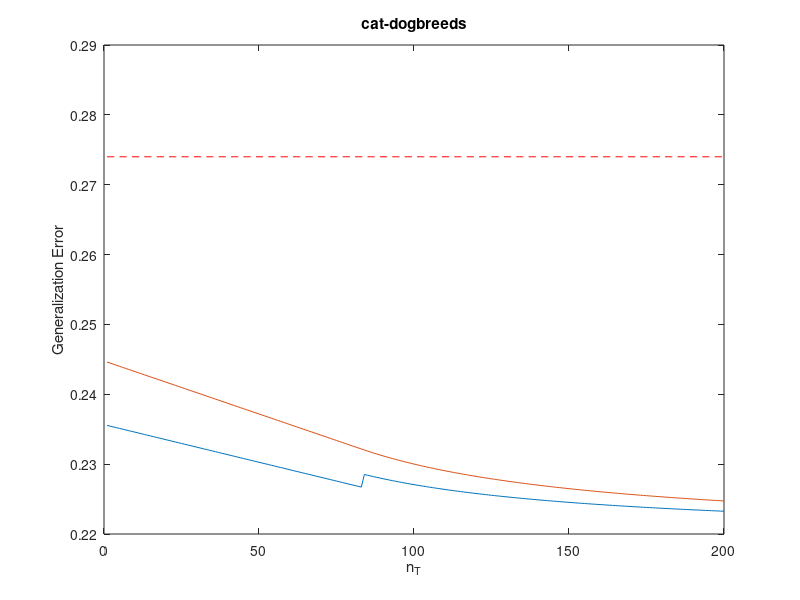

Write the MATLAB code that produced this figure.

%%%% r_S=.86, sigma^2_min(V)=.048, r_T = 0.14, RANK=1620
yout1=zeros(200,2); %yout_1: crude lower bound
yout2=zeros(200,2); %precise lower bound
upper1=zeros(200,2);
upper1(:,2)=.274;
for i=1:83
    y=5*.2095^2+.25*.048*11.62^2*.01*[1-.8*.14*i*11.62^2/(.2095^2*(1620*32-1))];
    y2=5*.2095^2+.25*.048*(11.62/8)^2*[1-(i*.14*11.62^2/(2*.2095^2)+log(2))/(1620*32*log(2))];
    %xx=i-50;
    i
    yout1(i,2)=y;
    yout1(i,1)=i;
    upper1(i,1)=i;
    yout2(i,2)=y2;
    yout2(i,1)=i;
    %yconst(xx,2)=gg2(xx);
    %yconst(xx,1)=i;
    %xx=xx+1;
end

for i=84:200
    y=5*.2095^2+.25*.048*.2095^2*(1620*32-1)/(256*.14*i);
    y2=5*.2095^2+.25*.048*.2095^2*(1620*32-1)^2*log(2)/(128*i*1620*32*.14);
    %xx=i-50;
    i
    yout1(i,2)=y;
    yout1(i,1)=i;
    upper1(i,1)=i;
    yout2(i,2)=y2;
    yout2(i,1)=i;
    %yconst(xx,2)=gg2(xx);
    %yconst(xx,1)=i;
    %xx=xx+1;
end


plot(yout1(:,1),yout1(:,2));
title("cat-dogbreeds")
xlabel("n_T")
ylabel("Generalization Error")
hold on
plot(yout2(:,1),yout2(:,2));
hold on 
plot(upper1(:,1),upper1(:,2),'r--');
dlmwrite('cat-dogbreeds_lowerbound_crude.dat', yout1,' ');
dlmwrite('cat-dogbreeds_lowerbound_precise.dat', yout2,' ');
dlmwrite('cat-dogbreeds_upperbound.dat', upper1,' ');
